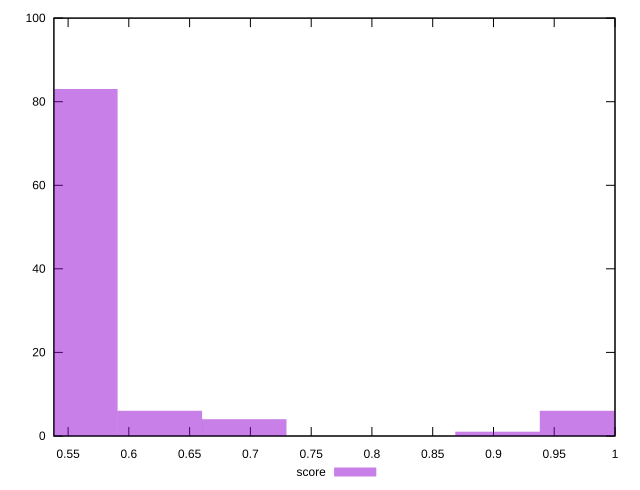

This chart was generated by the following gnuplot code:
reset
set terminal svg size 640, 490 enhanced background rgb 'white'
set output "report_00007_2020-12-11T15:55:29.892Z/uses-rel-preload/samples/pages/score/histogram.svg"

$score <<EOF
0.9728735630994 6
0.5559277503425143 83
0.6949096879281429 4
0.6254187191353285 6
0.9033825943065857 1
EOF

set key outside below
set boxwidth 0.06949096879281429
set yrange [0:100]
set style fill transparent solid 0.5 noborder

plot \
  $score title "score" with boxes, \


reset
